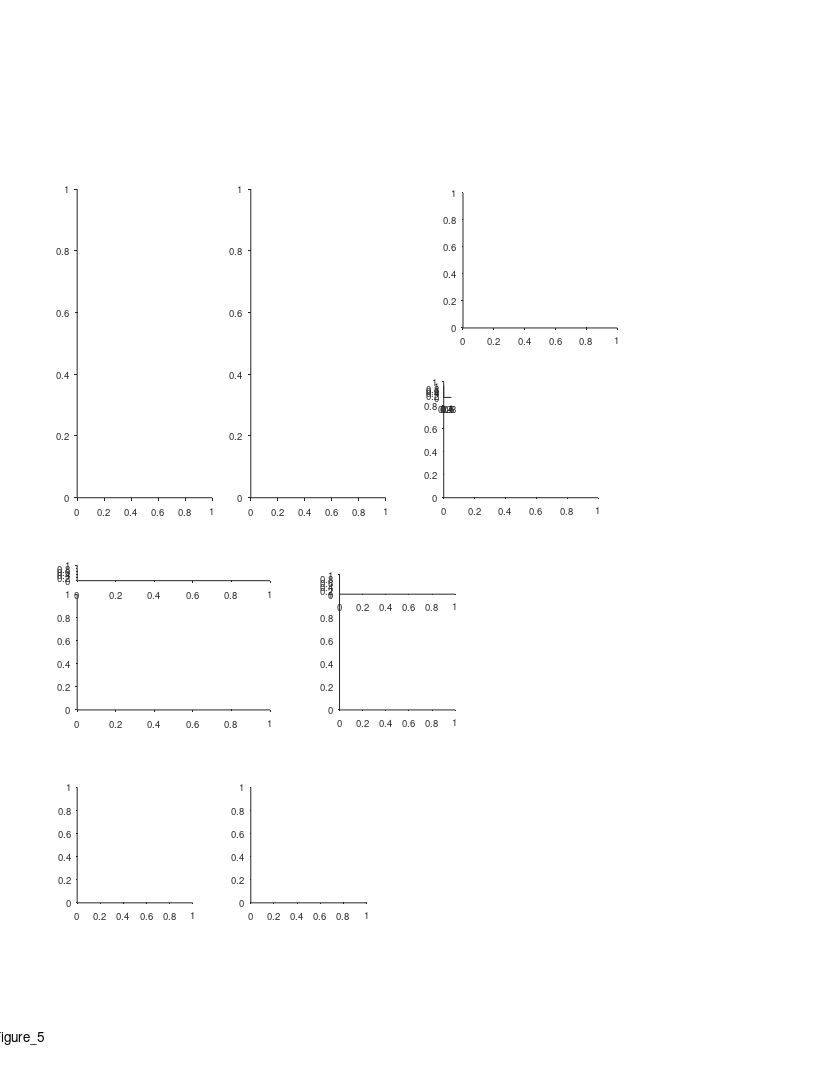

Write MATLAB code to recreate this figure. (Note: this script raises an error after producing the figure.)
%% Replay - Fig 5 - 2 bats crossovers + replay directionality (behavioral relevance)
%%
clear 
clc
close all

%% plotting options
params_opt = 11; % decoding opt 
novelty_session_num_thr = 5;

behavior_ex_opt = 2 % number 2 was chosen

replay_ex_opt = 1;
replay_examples_list = {
    {'rest',11,'b2299_d191213',20}
    };
replay_examples_list = cellfun(@(c)cell2struct(c,{'epoch_type','params_opt','exp_ID','event_num'},2), replay_examples_list)

%% graphics params
epoch_types = {'sleep','rest'};
epoch_type_clrs = {[.6 .1 .8],[.1 .8 .1]};
directions_clrs = {[0    0.3843    0.7451];[ 0.5216    0.2471         0]};

% timediff_max = inf;
timediff_max = 100;
exp_types = {'1 bat','2 bats'};
panels_xlim = [-0.0950    1.9950; -1.9500   40.9500; -0.4500   56.5500; -0.0210    0.4410];
panels_xticks = {[0 0.5 1 1.5],[0 20 40],[0:10:50],[0 0.2 0.4]};
smooth_method = 'movmean';
smooth_n_points = 19;

%% define output files
res_dir =  'L:\paper_replay\figures';
mkdir(res_dir)
fig_name_str = 'Figure_5';
fig_caption_str = ' ';
log_name_str = [fig_name_str '_log_file' '.txt'];
log_name_str = strrep(log_name_str , ':', '-');
log_name_str = strrep(log_name_str , ' ', '_');
log_name_out = fullfile(res_dir, log_name_str);

%% open log file
diary off
diary(log_name_out)
diary on
disp('Log file');
disp(['created: ', datestr(clock)]);
disp('======================================================');
disp([fig_name_str ':' fig_caption_str]);   
disp('======================================================');
disp('');

%% create figure
% figure_size_cm = [21.0 29.7]; % ~A4
figure_size_cm = [21.6 27.9]; % ~US letter
fig = figure;
% Some WYSIWYG options:
set(gcf,'DefaultAxesFontSize',7);
set(gcf,'DefaultAxesFontName','helvetica');
set(gcf,'DefaultAxesUnits','centimeters');
set(gcf,'PaperType','usletter')
% set(gcf,'PaperType','<custom>');
set(gcf,'PaperUnits','centimeters','PaperPosition',[0 0 figure_size_cm]);
set(gcf,'PaperOrientation','portrait');
set(gcf,'Units','centimeters','Position',get(gcf,'paperPosition')+[0 0 0 0]); % position on screen...
set(gcf, 'Renderer', 'painters');
% set(gcf, 'color', 'none');
set(groot, 'defaultAxesColor','None')
set(groot, 'defaultAxesTickDir', 'out');
set(groot,  'defaultAxesTickDirMode', 'manual');
annotation('textbox', [0.5 1 0 0], 'String',fig_name_str, 'HorizontalAlignment','center','Interpreter','none', 'FitBoxToText','on');

% create panels
panels{1}(1,1) = axes('position', [2 15 3.5 8]);
panels{1}(1,2) = axes('position', [6.5 15 3.5 8]);
panels{2}(1) = axes('position', [12 19.4 4 3.5]);
% panels{2}(2) = axes('position', [12 15 4 3]);
panels{3}(1) = axes('position', [11.5 15 4 3]);
panels{3}(2) = axes('position', [11.5 17.6 .2 .3]);
panels{4}(1) = axes('position', [2 9.5 5 3]);
panels{4}(2) = axes('position', [2 12.85 5 0.4]);
panels{5}(1) = axes('position', [8.8 9.5 3 3]);
panels{5}(2) = axes('position', [8.8 12.5 3 .5]);
panels{6}(1,1) = axes('position', [2 4.5 3 3]);
panels{6}(2,1) = axes('position', [6.5 4.5 3 3]);

%% ========================================================================
%% arrange sessions to load (novelty bats)
[exp_list,T] = decoding_get_inclusion_list();
T = T(exp_list,:);
% novelty_exposure_bats = [184 2382];
bats = unique(T.bat_num);
bats_colors = [1 0 0; 0 1 0; 0 0 1; 0 0 0; 1 0 1; 0 1 1; 0.8 0.8 0];
bats_clr_map = containers.Map(num2cell(bats),num2cell(bats_colors,2));
% novelty_exposure_bats_first_session = {'b0184_d191127','b2382_d190623'};
% bats_list = [34 148 194 2289 9861 184 2382];
% num_training_sessions = [6 11 20 13 11 0 0];
% first_rec_sessions = {'b0034_d180227', 'b0148_d170605', 'b0194_d180429', 'b2289_d180514', 'b9861_d180519', 'b0184_d191127','b2382_d190623'};
% % bat_novelty_session_mapping = containers.Map(novelty_exposure_bats,novelty_exposure_bats_first_session);
% bat_num_training_sessions_mapping = containers.Map(bats_list, num_training_sessions);
% bat_first_rec_exp_ID_mapping = containers.Map(bats_list, first_rec_sessions);
% TF_novelty_bats = ismember(T.bat_num, novelty_exposure_bats);

%% get session number (from exposure) - old
% exp_summary_t = DS_get_exp_summary();
% exp_summary_t(~ismember(exp_summary_t.batNum, bats_list),:)=[];
% for ii_exp = 1:height(exp_summary_t)
%     exp = exp_summary_t(ii_exp,:);
%     num_training_sessions = bat_num_training_sessions_mapping(exp.batNum);
%     first_rec_exp_ID = bat_first_rec_exp_ID_mapping(exp.batNum);
%     first_rec_date = exp_summary_t.date(first_rec_exp_ID);
%     TF = exp_summary_t.batNum ==exp.batNum &...
%         exp_summary_t.date >= first_rec_date &...
%         exp_summary_t.date <= exp.date;
%     session_num = sum(TF) + num_training_sessions;
%     exp_summary_t{ii_exp,'session_num_from_exposure'} = session_num;
% end
% T = innerjoin(T,exp_summary_t,'Keys','exp_ID');

%% get session number (from exposure) - corrected
exp_summary_t = DS_get_exp_summary();
exp_summary_t(~ismember(exp_summary_t.batNum, bats),:)=[];
training_filename = "L:\Analysis\Code\inclusion_lists\training_history_per_bat.xlsx";
for ii_exp = 1:height(exp_summary_t)
    exp = exp_summary_t(ii_exp,:);
    T2 = readtable(training_filename,'Sheet',num2str(exp.batNum));
    surgery_date = T2.date(ismember(T2.comments,'surgery'));
    exp_summary_t{ii_exp,'session_num_from_exposure'} = sum(T2.long_flight_session == 1 & T2.date <= exp.date);
    exp_summary_t{ii_exp,'session_num_from_surgery'} = sum(T2.long_flight_session == 1 & T2.date <= exp.date & T2.date > surgery_date);
end
T = innerjoin(T,exp_summary_t,'Keys','exp_ID');

%% arrange to early and late sessions
% early_days_IX = find(T.session_num_from_exposure <= novelty_session_num_thr);
% late_days_IX = find(T.session_num_from_exposure > novelty_session_num_thr);
% early_late_IX = {early_days_IX,late_days_IX};
% exp_list = T.exp_ID;

%% load data
events_all_per_session = {};
for ii_epoch_type = 1:length(epoch_types)
    for ii_exp = 1:length(exp_list)
        exp_ID = exp_list{ii_exp};
        exp = exp_load_data(exp_ID,'details');
        epoch_type = epoch_types{ii_epoch_type};
        params_opt = 11;
        event_type = 'posterior';
        [events, params] = decoding_load_events_quantification(exp_ID, epoch_type, params_opt, event_type);
        [~, TF] = decoding_apply_seq_inclusion_criteria([events.seq_model]);
        events(~TF) = [];
        if isempty(events)
            continue;
        end
        [events.session_num_from_exposure] = deal(T.session_num_from_exposure(ii_exp));
        [events.recordingArena] = deal(exp.details.recordingArena);
        event_struct = events(1,[]);
        [events(2:end).prev_event] = disperse(events(1:end-1));
        events(1).prev_event = event_struct;
        if ~isfield(events,'rest_ball_num')
            [events.rest_ball_num] = deal(nan);
        end
        events_all_per_session{ii_epoch_type,ii_exp} = events;
    end
end

%% replay directionality bias - calc
if ~exist('directionality_contrast_index','var')
minSeqsThr = 20;
resampling_n = 20;
nrep = 1000;
directionality_contrast_index = [];
directionality_fraction = [];
directionality_binom_pval = [];
directionality_binom_surprise = [];
directionality_binom_surprise2 = nan(length(epoch_types)+1, length(exp_list));
directionality_binom_surprise2_sem = nan(length(epoch_types)+1, length(exp_list));
nSeqs = [];
for ii_epoch_type = 1:length(epoch_types)+1
    for ii_exp = 1:length(exp_list)
        switch ii_epoch_type
            case {1,2}
                events = events_all_per_session{ii_epoch_type,ii_exp};
            case 3
                events = [events_all_per_session{:,ii_exp}];
        end
        if isempty(events)
            continue;
        end
        seqs = [events.seq_model];
        n1 = sum([seqs.direction]==-1);
        n2 = sum([seqs.direction]==1);
        directionality_contrast_index(ii_epoch_type,ii_exp) = (n1-n2)/(n1+n2);
        directionality_fraction(ii_epoch_type,ii_exp) = (n1)/(n1+n2) .* sign(n1-n2);
        binom_pval = myBinomTest(n1,n1+n2,0.5);
        binom_pval(binom_pval==0) = realmin;
        directionality_binom_pval(ii_epoch_type,ii_exp) = binom_pval;
        directionality_binom_surprise(ii_epoch_type,ii_exp) = -log10(binom_pval) .* sign(n1-n2);
        nSeqs(ii_epoch_type,ii_exp) = length(seqs);
        if length(seqs)>=resampling_n
            sdf=zeros(1,nrep);
            for ii=1:nrep
                IX = randperm(length(seqs),resampling_n);
                n1 = sum([seqs(IX).direction]==-1);
                n2 = sum([seqs(IX).direction]==1);
                sdf(ii) = sign(n1-n2) * -log10(myBinomTest(n1,n1+n2,0.5));
            end
            directionality_binom_surprise2(ii_epoch_type,ii_exp) = nanmedian(sdf);
        end
    end
end
directionality_vals = cat(3,directionality_contrast_index,directionality_fraction,directionality_binom_pval,directionality_binom_surprise);
directionality_labels = {'contrast index','fraction','binom pval','binom surprise'};
% bat_sym_map = containers.Map(num2cell([184;2382]),{'+','x'});
end

%% save replay directionality results
filename = fullfile(res_dir, 'replay_directionality');
save(filename, ...
    "directionality_contrast_index", ...
    "directionality_fraction", ...
    "directionality_binom_pval", ...
    "directionality_binom_surprise", ...
    "directionality_binom_surprise2", ...
    "directionality_binom_surprise2_sem", ...
    "nSeqs","epoch_types", ...
    "minSeqsThr","resampling_n","nrep", ...
    "bats","bats_clr_map","T");

%% replay directionality bias - example session
% replay_directionality_bias_ex_exp_ID_list = {'b0184_d191129','b0184_d191130'};
replay_directionality_bias_ex_exp_ID_list = {'b0184_d191130'};
for ii_ex = 1:length(replay_directionality_bias_ex_exp_ID_list)
    replay_directionality_bias_ex_exp_ID = replay_directionality_bias_ex_exp_ID_list{ii_ex};
    ii_exp = find(strcmp(T.exp_ID,replay_directionality_bias_ex_exp_ID));
    example_session_num_form_exposure = T.session_num_from_exposure(replay_directionality_bias_ex_exp_ID);
    for ii_epoch_type = 1:length(epoch_types)
        axes(panels{1}(ii_ex,ii_epoch_type))
        cla reset
        hold on
        events = events_all_per_session{ii_epoch_type,ii_exp};
        seqs = [events.seq_model];
        epoch_sep = find(diff([events.epoch_num])~=0)+0.5;
        seqs_edges = [seqs.start_pos_norm; seqs.end_pos_norm];
        seqs_IX = 1:length(seqs);
        if strcmp(epoch_types(ii_epoch_type),'sleep')
            plot([0 1],repmat(epoch_sep,2,1),':','LineWidth',1.5,'Color',0.5*[1 1 1]);
        end
        h=plot(seqs_edges,[seqs_IX;seqs_IX],'-','LineWidth',.55);
        dir_1_IX = [seqs.state_direction]==1;
        dir_2_IX = [seqs.state_direction]==-1;
        [h(dir_1_IX).Color] = disperse(repelem(directions_clrs(1),length(dir_1_IX)));
        [h(dir_2_IX).Color] = disperse(repelem(directions_clrs(2),length(dir_2_IX)));
        scatter(seqs_edges(1,:),seqs_IX, 3, [seqs.state_direction]==-1, "filled");
        hax=gca;
        hax.Colormap = cell2mat(directions_clrs);
        hax.XTick = [0 1];
        hax.YTick = [1 10*ceil(length(seqs)/10)];
        hax.XLim = [0 1];
        hax.YRuler.TickLabelGapOffset = -1;
        hax.XRuler.TickLabelGapOffset = 1;
        xlabel('Position (norm.)', 'Units','normalized', 'Position',[0.5 -0.02]);
        ylabel('Replay event no.', 'Units','normalized', 'Position',[-0.1 0.5]);
        text(0,-0.09,'Door','Units','normalized','FontSize',7,'HorizontalAlignment','center')
        switch epoch_types{ii_epoch_type}
            case 'sleep'
                title_str = 'Sleep replays';
            case 'rest'
                title_str = 'Awake replays';
        end
        title(title_str, 'Units','normalized', 'Position',[0.5 0.99],'FontWeight','normal');
    end
    title_str = {
        sprintf('Example session #%d:', example_session_num_form_exposure); ...
        'over-representation of replay directionality'};
    text(-.2, 1.12, title_str,'FontSize',9,'HorizontalAlignment','center','Units','normalized')
    for ii_dir = 1:2
        arrow_str = {'\rightarrow','\leftarrow'};
        arrow_offset_y = [0.02 0];
        text(-0.4, 0.99+arrow_offset_y(ii_dir), arrow_str{ii_dir},'Color',directions_clrs{ii_dir},'FontWeight','bold', 'FontSize',10,'Units','normalized');
    end
    
end

%% replay directionality bias - plot trend over exposure to enviroenment
clrs = [epoch_type_clrs,'k'];
surprise_clipping = 50;
for ii_epoch_type = 3%1:length(epoch_types)
    axes(panels{2}(1));
    cla reset
    hold on
    yline(0,'-k');
%     c = clrs{ii_epoch_type};
    x = T.session_num_from_exposure;
    y = directionality_binom_surprise(ii_epoch_type,:);
%     y(~ismember(T.batNum,novelty_exposure_bats)) = nan;
    y(nSeqs(ii_epoch_type,:)<minSeqsThr) = nan;
    y(y>surprise_clipping) = surprise_clipping;
   y(y<-surprise_clipping) = -surprise_clipping;
   ylimits = [-1 1]*surprise_clipping;
    for ii_bat = 1:length(bats)
        bat_num = bats(ii_bat);
        c = bats_clr_map(bat_num);
        IX = T.bat_num==bat_num;
        xx = x(IX);
        yy = y(IX);
        invalid = isnan(yy);
        xx(invalid) = [];
        yy(invalid) = [];
        plot(xx,yy,'o-','color',c,'DisplayName',"bat "+bat_num,'MarkerFaceColor',c,'MarkerSize',2);
    end

%     nPointsSmooth = 3;
%     k = (nPointsSmooth-1)/2;
%     xi = [-1 1].*k + [(1-k):(max(x)+k)]';
%     xx=[];
%     yy=[];
%     for ii_xi = 1:size(xi,1)
%         TF = x>=xi(ii_xi,1) & x<=xi(ii_xi,2);
%         xx(ii_xi) = nanmedian(x(TF));
%         yy(ii_xi) = nanmedian(y(TF));
%     end
%     plot(xx,yy,'-','Color',c);
    ylim(ylimits)
    ylabel('Replay directionality index')
%     text(0.5,0.8,epoch_types{ii_epoch_type},'Units','normalized')
end
hax=gca;
text(.5, 2.8, {'Replay directionality';'all sessions'},'FontSize',9,'HorizontalAlignment','center','Units','normalized')
% legend
% x = [0.3 2]+32;
% y = linspace(0.35,0,3)+0.6;
% plot(x,y(1)*[1 1],'Color',clrs{1},'LineWidth',1.5,'Clipping','off')
% plot(x,y(2)*[1 1],'Color',clrs{2},'LineWidth',1.5,'Clipping','off')
% plot(x,y(3)*[1 1],'Color',clrs{3},'LineWidth',1.5,'Clipping','off')
% x = x(end)+1;
% text(x,y(1), "Sleep", 'FontSize',7)
% text(x,y(2), "Awake", 'FontSize',7)
% text(x,y(3), "Combined", 'FontSize',7)
xlabel('Session no.','Units','normalized','Position',[0.5 -0.05]);
ylim([-1 1]*55)
yticks([-50 0 50])
xticks([1 40])
hax=gca;
hax.XRuler.TickLength(1) = 0.02;
hax.YRuler.TickLength(1) = 0.035;
hax.XRuler.TickLabelGapOffset = -1;
hax.YRuler.TickLabelGapOffset = 0;
% text(5.5,-0.75,"\leftarrow"+"session #"+example_session_num_form_exposure,'FontSize',8)
h=annotation('textarrow');
h.Parent=hax;
h.X = [6 5];
h.Y = [50 50];
h.String = {'  SAS=4'};
h.FontSize = 7; h.HeadLength = 4; h.HeadWidth = 3; h.HeadStyle = 'cback2';
h.HorizontalAlignment = 'left';
h.VerticalAlignment = 'middle';
h=annotation('textarrow');
h.Parent=hax;
h.X = 16 + [0 0.1];
h.Y = -16 + [0 0.1];
h.String = {'SAS=8  '};
h.FontSize = 7; h.HeadLength = 4; h.HeadWidth = 3; h.HeadStyle = 'cback2';
h.HorizontalAlignment = 'right';
h.VerticalAlignment = 'top';
h=annotation('textarrow');
h.Parent=hax;
h.X = 25 + [0 1];
h.Y = -50 + [0 0];
h.String = {'SAS=27  '};
h.FontSize = 7; h.HeadLength = 4; h.HeadWidth = 3; h.HeadStyle = 'cback2';
h.HorizontalAlignment = 'right';
h.VerticalAlignment = 'middle';
h=annotation('textarrow');
h.Parent=hax;
h.X = 30 + [0 -0.1];
h.Y = -50 + [0 0];
h.String = {'   SAS=19'};
h.FontSize = 7; h.HeadLength = 4; h.HeadWidth = 3; h.HeadStyle = 'cback2';
h.HorizontalAlignment = 'left';
h.VerticalAlignment = 'middle';

%% cell revision 
bats = unique(T.bat_num);
bats_colors = [1 0 0; 0 1 0; 0 0 1; 0 0 0; 1 0 1; 0 1 1; 0.8 0.8 0];
bats_clr_map = containers.Map(num2cell(bats),num2cell(bats_colors,2));
surprise_clipping = 50;
fig2=figure(WindowState="maximized");
tiledlayout(4,3);
for ii=1:4
    for ii_epoch_type = 1:length(epoch_types)+1
        nexttile
        hold on
        x = T.session_num_from_exposure;
       switch ii
           case {1,2}
               y = directionality_contrast_index(ii_epoch_type,:);
               ylabel_str = {'Replay directionality';'contrast index'};
               ylimits = [-1 1];
           case 3
               y = directionality_binom_surprise(ii_epoch_type,:);
               ylabel_str = {'Replay directionality';'surprise'};
               y(y>surprise_clipping) = surprise_clipping;
               y(y<-surprise_clipping) = -surprise_clipping;
               ylimits = [-1 1]*surprise_clipping;
           case 4
               y = directionality_binom_surprise2(ii_epoch_type,:);
               ylabel_str = {'Replay directionality';'surprise (resampling)'};
               ylimits = [-10 10];
       end
        y(nSeqs(ii_epoch_type,:)<minSeqsThr) = nan;
        yline(0)
        for ii_bat = 1:length(bats)
            bat_num = bats(ii_bat);
            c = bats_clr_map(bat_num);
            IX = find(T.bat_num==bat_num);
            xx = x(IX);
            yy = y(IX);
            invalid = isnan(yy);
            xx(invalid) = [];
            yy(invalid) = [];
            IX(invalid) = [];
            if ii==2
                sym='.-';
            else
                sym='o-';
            end
            hp = plot(xx,yy,sym,'color',c,'DisplayName',"bat "+bat_num,'MarkerFaceColor',c);
            if ~isempty(hp)
                hp.DataTipTemplate.DataTipRows(end+1) = dataTipTextRow('bat num',repelem(bat_num,length(xx)));
                hp.DataTipTemplate.DataTipRows(end+1) = dataTipTextRow('exp ID',T.exp_ID(IX));
                hp.DataTipTemplate.DataTipRows(end+1) = dataTipTextRow('#replays',nSeqs(ii_epoch_type,IX));
                hp.DataTipTemplate.DataTipRows(end+1) = dataTipTextRow('#fromExposure',T.session_num_from_exposure(IX));
                hp.DataTipTemplate.DataTipRows(end+1) = dataTipTextRow('#fromSurgery',T.session_num_from_surgery(IX));
            end
        end
        if ii==2
            sz = nSeqs(ii_epoch_type,:);
            sz(isnan(y)) = nan;
%             sz = interp1([0 50],[0 1],sz,'linear','extrap');
            c = arrayfun(@(bat)bats_clr_map(bat),T.bat_num,'UniformOutput',0);
            c = cat(1,c{:});
            hbb=bubblechart(x,y,sz,c);
            bubblelim([min(sz) max(sz)])
            bubblesize([3 20])
            bubblelegend('#replays','location','southeast')
        end
%         legend('NumColumns',length(bats),'Location',[0.1 0.9 0.8 0.1])
        legend('NumColumns',2)
%         nPointsSmooth = 3;
%         k = (nPointsSmooth-1)/2;
%         xi = [-1 1].*k + [(1-k):(max(x)+k)]';
%         xx=[];
%         yy=[];
%         for ii_xi = 1:size(xi,1)
%             TF = x>=xi(ii_xi,1) & x<=xi(ii_xi,2);
%             xx(ii_xi) = nanmedian(x(TF));
%             yy(ii_xi) = nanmedian(y(TF));
%         end
%         plot(xx,yy,'-','Color','k','LineWidth',2);
        titles_strs = [epoch_types, 'pooled'];
        title(titles_strs{ii_epoch_type});
        ylabel(ylabel_str)
        xlabel('Session no.')
        ylim(ylimits)
        xlim([0 max(x)+1])
    end
end
fig2_filename = 'E:\Tamir\work\PROJECTS\LargeScale\paper_replay\figures\cell_revision\replay_directionality_population_options';
saveas(fig2,fig2_filename,'fig');
exportgraphics(fig2,[fig2_filename '.pdf'],'BackgroundColor','white');
% saveas(fig2,fig2_filename,'pdf');


%% ========================================================================




%% panels C - experimental setup
axes(panels{3}(1))
hold on
tunnel_2bats_image = imread('E:\Tamir\work\PROJECTS\LargeScale\paper_replay\figures\resources\tunnel_2bats.jpg');
imshow(tunnel_2bats_image);

axes(panels{3}(2))
cla reset
hold on
axis off
plot([0 1],[1 1],'LineWidth',2)
plot([0 1],[0 0],'LineWidth',1)
text(1.5,1,'Recorded bat','Units','normalized','FontSize',7,'HorizontalAlignment','left','VerticalAlignment','middle');
text(1.5,0,'Other bat','Units','normalized','FontSize',7,'HorizontalAlignment','left','VerticalAlignment','middle');
xlim([0 1])
ylim([0 1])

%% panels D - Behavior example
axes(panels{4}(1))
cla
hold on
switch behavior_ex_opt
    case 1
        exp_ID = 'b2299_d191205';
        ti_seconds_in_session = [5200 5600];
    case 2
        exp_ID = 'b2299_d191213';
        ti_seconds_in_session = 5850 +[0 4*60]+[0.4 -0.1]+[0.35 -0.13].*60; %[5850 6200];
    case 3
        exp_ID = 'b2299_d191213';
        ti_seconds_in_session = [2900 3600];
    case 4
        exp_ID = 'b2299_d191203';
        ti_seconds_in_session = [500 900];
    case 5
        exp_ID = 'b2299_d191203';
        ti_seconds_in_session = [2700 3200];
end
exp = exp_load_data(exp_ID, 'details', 'pos');
epoch_type = 'rest';
params_opt = 11;
event_type = 'posterior';
[events, params]= decoding_load_events_quantification(exp_ID, epoch_type, params_opt, event_type);
[seqs, TF] = decoding_apply_seq_inclusion_criteria([events.seq_model]);
events(~TF)=[];
session_ti = exp_get_sessions_ti(exp_ID,'Behave');
t0 = session_ti(1);
ti = ti_seconds_in_session.*1e6+t0;
lw = 2;
plot(exp.pos.proc_1D.ts, interp_nans(exp.pos.proc_1D.pos),'LineWidth',lw);
plot(exp.pos.proc_1D.other.ts, interp_nans(exp.pos.proc_1D.other.pos(1,:)),'LineWidth',1);
plot(exp.pos.proc_1D.co.ts,exp.pos.proc_1D.co.pos,'xk','MarkerSize',8)
plot([seqs.start_ts;seqs.end_ts],[seqs.start_pos; seqs.end_pos],'-k','LineWidth',1.);
plot([seqs.start_ts],[seqs.start_pos],'.k','MarkerSize',7)
% plot([seqs([seqs.direction]== 1).end_ts],[seqs([seqs.direction]== 1).end_pos],'^m','MarkerSize',2,'MarkerFaceColor','m');
% plot([seqs([seqs.direction]==-1).end_ts],[seqs([seqs.direction]==-1).end_pos],'vm','MarkerSize',2,'MarkerFaceColor','m');
xline(35969648929.0)
xlim(ti)
rescale_plot_data('x',[1e-6/60 ti(1)]);
ylim([0 135])
% xticks(linspace(0,135,4))
yticks(linspace(0,135,4))
xlabel('Time (min)', 'Units','normalized', 'Position',[0.5 -0.11]);
ylabel('Position (m)', 'Units','normalized', 'Position',[-0.13 .5]);
hax=gca;
hax.XRuler.TickLabelGapOffset = -1.8;
hax.YRuler.TickLabelGapOffset = 1;

%% legend
axes(panels{4}(2))
cla
hold on
plot([0 0.1],[0.8 0.8],'-','LineWidth',lw);
plot([0 0.1],[0.0 0.0],'-','LineWidth',1);
plot(0.6,0.8,'xk','MarkerSize',8);
plot([0.57 0.63],[0 0],'-k','LineWidth',1.);
plot(0.57,0,'.k','MarkerSize',7);
text(.15, .8, 'Recorded bat','FontSize',7,'HorizontalAlignment','left','VerticalAlignment','middle');
text(.15, .0, 'Other bat','FontSize',7,'HorizontalAlignment','left','VerticalAlignment','middle');
text(.7, .8, 'Cross-overs','FontSize',7,'HorizontalAlignment','left','VerticalAlignment','middle');
text(.7, .0, 'Replay','FontSize',7,'HorizontalAlignment','left','VerticalAlignment','middle');
xlim([0 1])
ylim([0 1])
axis off

%% replay example
if 1
%% load data
win_s = 1;
cmap = bone;
cmap = flipud(cmap);
ex = replay_examples_list(replay_ex_opt);
addFieldsToWorkspace(ex);
decode = decoding_load_data(exp_ID, epoch_type, params_opt);
exp = exp_load_data(exp_ID,'details','path','MUA','ripples');
events = decoding_load_events_quantification(exp_ID,epoch_type,params_opt,"posterior");
event = events(event_num);
seq = event.seq_model;
seq_ti = [event.start_ts event.end_ts];
t0 = mean(seq_ti);
ti = t0 + [-1 1].*win_s*1e6;

% TT = exp.ripples.stats.best_TT;
% [LFP.signal, LFP.ts, LFP.fs, LFP.params] = LFP_load(exp_ID,TT,'band','ripple','limits_ts',ti);
% LFP.avg_signal = nanmean(LFP.signal,[2 3]);

%% plot LFP
% axes(panels{3}(3));
% cla
% hold on
% plot(LFP.ts, LFP.avg_signal,'k');
% xlim(seq_ti+[-1 1].*0.2*range(seq_ti))
% xticks([])
% yticks([])
% rescale_plot_data('x',[1e-6 seq_ti(1)]);
% axis off
% title(sprintf('%s_%s_%d',epoch_type,exp_ID,event_num),'Interpreter','none','FontWeight','normal','FontSize',6);

%% plot posterior (state)
axes(panels{5}(2));
cla
hold on
IX = get_data_in_ti(decode.time, ti);
prob_t = decode.time(IX);
prob_state = squeeze(decode.posterior_state(event.state_num,IX));
plot(prob_t, prob_state, 'k','LineWidth',2);
hax = gca;
hax.XLim = prob_t([1 end]);
hax.YLim = [0 1];
hax.XTickLabel = [];
box on
hax.Colormap = cmap;
hax.XLim = seq_ti+[-1 1].*0.2*range(seq_ti);
hax.TickDir = 'out';
hax.TickLength = [0.02 0.02];
hax.XRuler.TickLabelGapOffset = -4;
ylabel('Prob.','Units','normalized','Position',[-0.22 0.5]);
rescale_plot_data('x',[1e-6 seq_ti(1)]);
    
%% plot posterior (position)
axes(panels{5}(1));
cla
hold on
IX = get_data_in_ti(decode.time, ti);
prob_t = decode.time(IX);
prob_pos = squeeze(decode.posterior(:,event.state_num,IX));
imagesc(prob_t, decode.pos, prob_pos);
plot([seq.start_ts seq.end_ts],[seq.start_pos seq.end_pos],'-r','LineWidth',0.8);
hax = gca;
clim_prctiles = [1 99];
hax.CLim = prctile(prob_pos(:),clim_prctiles);
% hax.CLim = [0 max(prob_pos(:))];
hax.XLim = prob_t([1 end]);
hax.YLim = [min(decode.pos) max(decode.pos)] + [-1 1].*median(diff(decode.pos))*1;
box on
hax.Colormap = cmap;
hax.XLim = seq_ti+[-1 1].*0.2*range(seq_ti);
hax.TickDir = 'out';
hax.TickLength = [0.02 0.02];
hax.XRuler.TickLabelGapOffset = -2;
xlabel('Time (s)','Units','normalized','Position',[0.5 -0.105]);
ylabel('Position (m)','Units','normalized','Position',[-0.22 0.5]);
rescale_plot_data('x',[1e-6 seq_ti(1)]);
plot(hax.XLim([1 1]),hax.YLim,'k-')
plot(hax.XLim([2 2]),hax.YLim,'k-')

%% link x axes
linkaxes(panels{5},'x');

%% add colorbar
hcb = colorbar('east');
hcb.Units = 'centimeters';
cb_offset = 1.12;
hcb.Position(1) = panels{5}(1).Position(1) + panels{5}(1).Position(3)*cb_offset;
cb_offset_middle = (hcb.Position(1)+hcb.Position(3)/2-panels{5}(1).Position(1))/panels{5}(1).Position(3);
hcb.Label.Rotation = -90;
hcb.Label.Position(1) = 1.5;
hcb.Label.String = 'Probability';
hcb.Ticks = [];
text(cb_offset_middle,1,'Max','Units','normalized','FontSize',7,'HorizontalAlignment','center');
text(cb_offset_middle,0,'0','Units','normalized','FontSize',7,'HorizontalAlignment','center');
% text(cb_offset_middle,1,clim_prctiles(2)+"%",'Units','normalized','FontSize',7,'HorizontalAlignment','center');
% text(cb_offset_middle,0,clim_prctiles(1)+"%",'Units','normalized','FontSize',7,'HorizontalAlignment','center');
end







%% panels C+D - scatters (load data)
% data_filename = 'F:\sequences\figures\replay_vs_crossover\replay_vs_crossover_opt_11_replay position between 25-115.mat';
% data_filename = 'F:\sequences\figures\replay_vs_crossover\replay_vs_crossover_opt_11_replay position between 25-115 & same map.mat';
% data_filename = 'F:\sequences\figures\replay_vs_crossover\replay_vs_crossover_opt_11_replay position between 25-115 & same map & forward.mat';
% data_filename = 'F:\sequences\figures\replay_vs_crossover\replay_vs_crossover_opt_11_replay position between 25-115 & same map & reverse.mat';
% data_filename = 'F:\sequences\figures\replay_vs_crossover\replay_vs_crossover_opt_11_replay position between 25-115 & replay distance_gt_5.mat';
% data_filename = 'F:\sequences\figures\replay_vs_crossover\replay_vs_crossover_opt_11_replay position between 25-115 & replay distance_gt_10.mat';
% data_filename = 'F:\sequences\figures\replay_vs_crossover\replay_vs_crossover_opt_11_replay position between 25-115 & forward.mat';
% data_filename = 'F:\sequences\figures\replay_vs_crossover\replay_vs_crossover_opt_11_replay position between 25-115 & reverse.mat';
% data_filename = 'F:\sequences\figures\replay_vs_crossover\replay_vs_crossover_opt_11_replay pos between 25-115, dec acc_gt_65%.mat';
data_filename = 'F:\sequences\figures\replay_vs_crossover\replay_vs_crossover_opt_11_replay pos between 25-115, dec acc_gt_70%.mat';
% data_filename = 'F:\sequences\figures\replay_vs_crossover\replay_vs_crossover_opt_11_replay pos between 25-115 & same map, dec acc_gt_65%.mat';
% data_filename = 'F:\sequences\figures\replay_vs_crossover\replay_vs_crossover_opt_11_replay pos between 25-115 & same map, dec acc_gt_70%.mat';

%% panels C - main scatter plot
axes(panels{6}(1,1))
cla reset
hold on
data = load(data_filename);
X = data.x(data.TF);
Y = data.y(data.TF);
scatter(X,Y,5,'k','filled');
axis equal
xlim([0 135])
ylim([0 135])
xticks(linspace(0,135,4))
yticks(linspace(0,135,4))
xlabel('Previous cross-over position (m)', 'Units','normalized', 'Position',[0.5 -0.16]);
ylabel('Replay position (m)', 'Units','normalized', 'Position',[-0.2 .5]);
% text(0.8,0.3,"n = "+ data.stats.n,'Units','normalized','FontSize',9);
% text(0.6,0.2,"r = "+ sprintf('%.2g',data.stats.Pearson.r), 'Units','normalized','FontSize',7);
% text(0.6,0.1,"P = "+ sprintf('%.2g',data.stats.Pearson.p), 'Units','normalized','FontSize',7);
text(.3,1.2,"{\rho} = "+ sprintf('%.2f',data.stats.Spearman.r), 'Units','normalized','FontSize',7);
text(.3,1.1,"P = "+ sprintf('%.2g',data.stats.Spearman.p), 'Units','normalized','FontSize',7);
% text(.3,1.3,"{\itn} = "+ sprintf('%d',sum(data.TF)), 'Units','normalized','FontSize',7);
% text(0,-.4,data.msg_str, 'Units','normalized','FontSize',10);
h=refline(1,0);
h.Color = .8.*[1 1 1];
hax=gca;
hax.XRuler.TickLength(1) = 0.035;
hax.YRuler.TickLength(1) = 0.024;
hax.XRuler.TickLabelGapOffset = -.5;
hax.YRuler.TickLabelGapOffset = 1;

%% panels D - scatter plot (control - next crossover)
axes(panels{6}(2,1))
cla reset
hold on
X = [data.seqs_all.next_co_pos];
Y = data.y;
X = X(data.TF)';
Y = Y(data.TF)';
[stats.Pearson.r, stats.Pearson.p] = corr(X,Y,'type','Pearson',rows='pairwise',tail='right');
[stats.Spearman.r, stats.Spearman.p] = corr(X,Y,'type','Spearman',rows='pairwise',tail='right');
scatter(X,Y,5,'k','filled');
axis equal
xlim([0 135])
ylim([0 135])
xticks(linspace(0,135,4))
yticks(linspace(0,135,4))
xlabel('Next cross-over position (m)', 'Units','normalized', 'Position',[0.5 -0.16]);
ylabel('Replay position (m)', 'Units','normalized', 'Position',[-0.2 .5]);
% text(0.8,0.3,"n = "+ data.stats.n,'Units','normalized','FontSize',9);
% text(0.8,0.2,"r = "+ sprintf('%.2g',stats.Pearson.r), 'Units','normalized','FontSize',7);
% text(0.8,0.1,"P = "+ sprintf('%.2g',stats.Pearson.p), 'Units','normalized','FontSize',7);
text(.3,1.2,"{\rho} = "+ sprintf('%.2f',stats.Spearman.r), 'Units','normalized','FontSize',7);
text(.3,1.1,"P = "+ sprintf('%.2f',stats.Spearman.p), 'Units','normalized','FontSize',7);
h=refline(1,0);
h.Color = .8.*[1 1 1];
hax=gca;
hax.XRuler.TickLength(1) = 0.035;
hax.YRuler.TickLength(1) = 0.024;
hax.XRuler.TickLabelGapOffset = -.5;
hax.YRuler.TickLabelGapOffset = 1;

%% add panel letters
font_size = 11;
axes(panels{1}(1))
text(-0.3,1.1, 'A', 'Units','normalized','FontWeight','bold','FontSize',font_size);
axes(panels{2}(1))
text(-0.3,1.25, 'B', 'Units','normalized','FontWeight','bold','FontSize',font_size);

axes(panels{3}(1))
text(-0.17,1.2, 'C', 'Units','normalized','FontWeight','bold','FontSize',font_size);
axes(panels{3}(2))
axes(panels{4}(1))
text(-0.2,1.3, 'D', 'Units','normalized','FontWeight','bold','FontSize',font_size);
axes(panels{5}(1))
text(-0.38,1.3, 'E', 'Units','normalized','FontWeight','bold','FontSize',font_size);
axes(panels{6}(1,1))
text(-0.35,1.15, 'F', 'Units','normalized','FontWeight','bold','FontSize',font_size);
axes(panels{6}(2,1))
text(-0.35,1.15, 'G', 'Units','normalized','FontWeight','bold','FontSize',font_size);

%%
fig_name = sprintf('%s',fig_name_str);
% fig_name = sprintf('%s_panel_B_opt_%d',fig_name,behavior_ex_opt);
fig_name = sprintf('%s_max_tdiff_%ds',fig_name,timediff_max);
[~,data_str,~] = fileparts(data_filename);
fig_name = sprintf('%s__%s',fig_name,data_str);
file_out = fullfile(res_dir, fig_name);
print(gcf, file_out, '-dpdf', '-cmyk', '-painters');
disp('figure saved!')


%%
function str = genSignifStrAstricks(pval)
if pval < 0.001
    str = '***';
elseif pval < 0.01
    str = '**';
elseif pval < 0.05
    str = '*';
else
    str = 'n.s.';
end
end







%%
